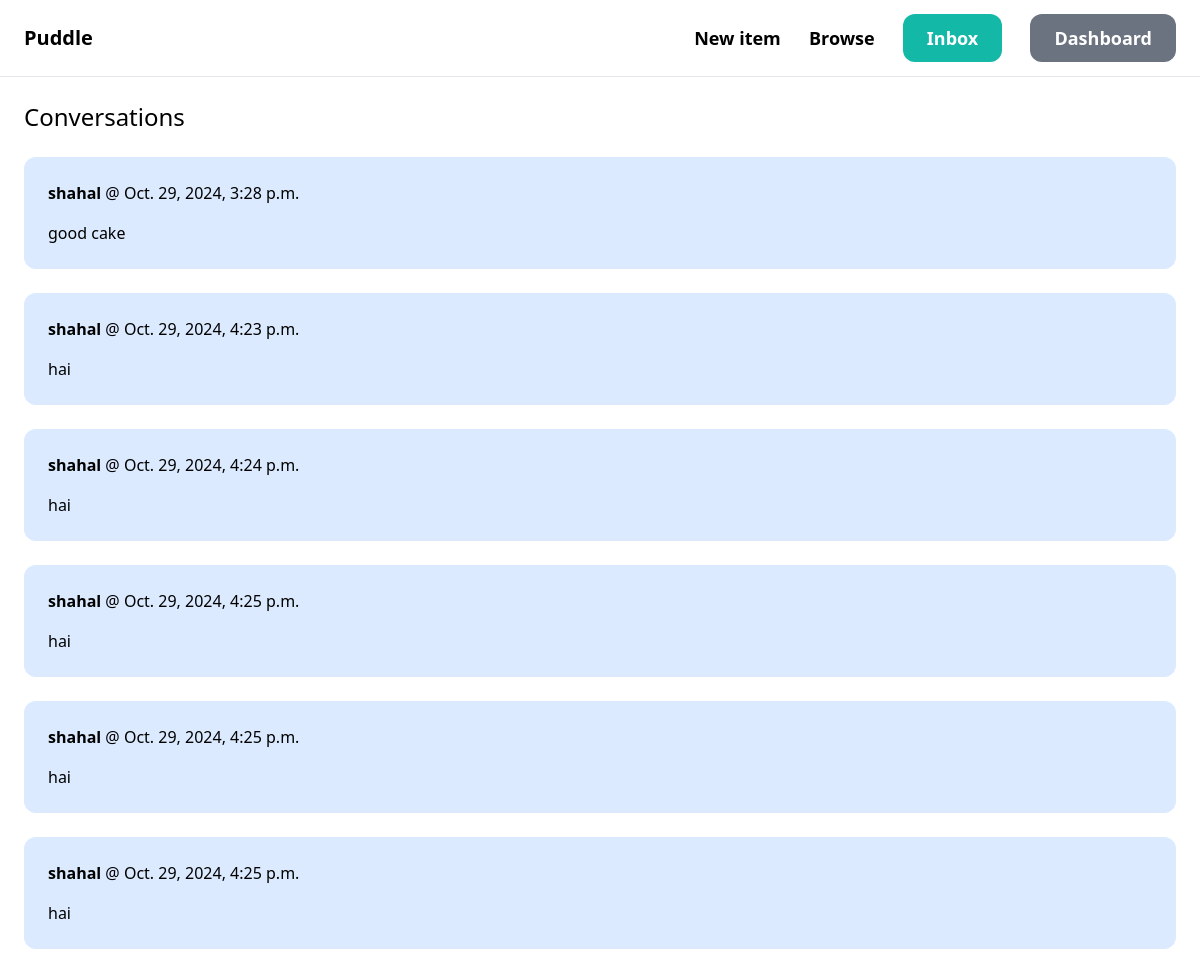
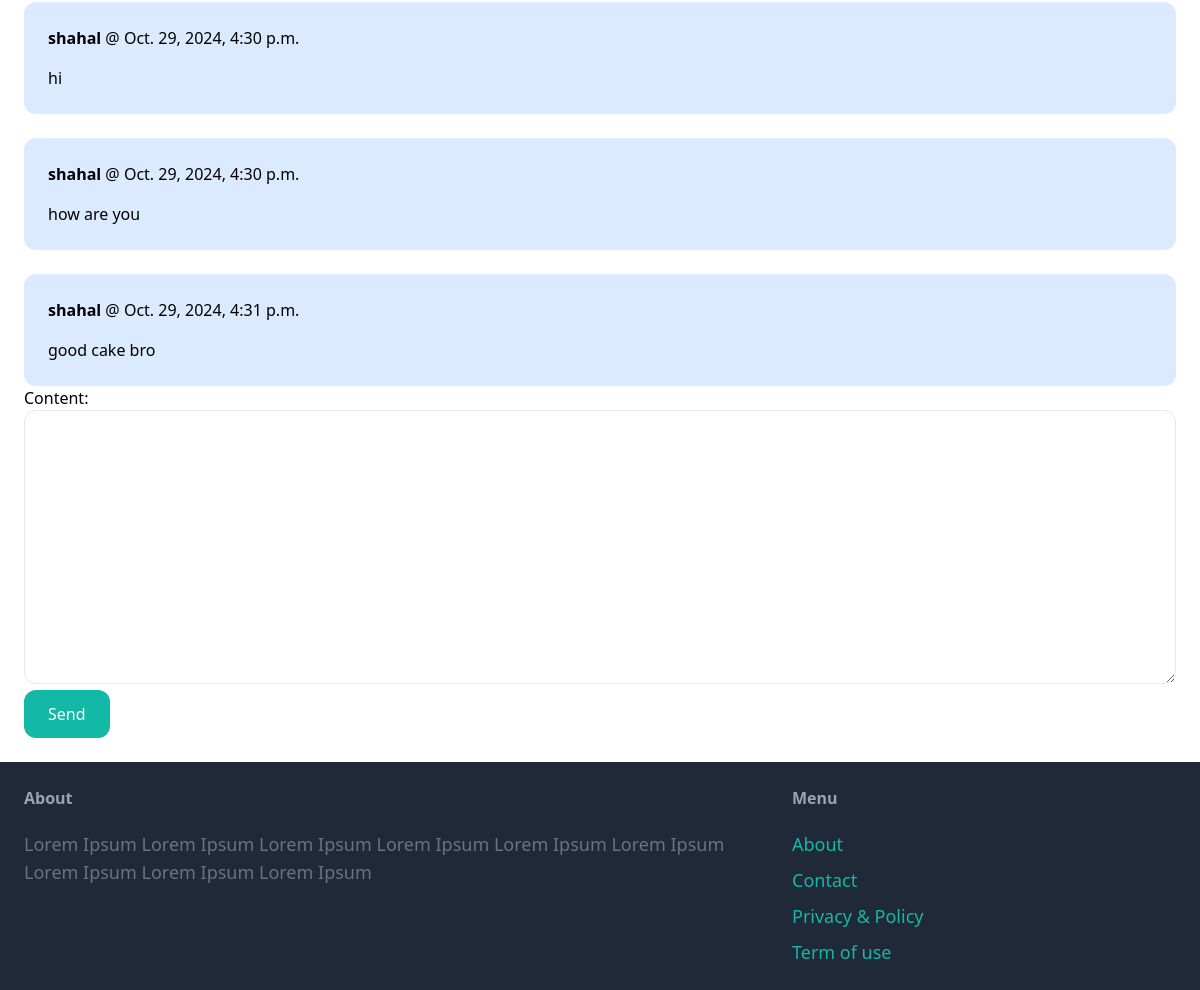
Page /inbox/3/ (signed in) on the committed database (2 pictures, top to bottom).
### communications/models.py (models this page shows)
class ConversationMessage(models.Model):
    conversation = models.ForeignKey(
        Conversation, related_name="messages", on_delete=models.CASCADE
    )
    content = models.TextField()
    created_at = models.DateTimeField(auto_now_add=True)
    created_by = models.ForeignKey(
        User, related_name="created_messages", on_delete=models.CASCADE
    )

### communications/views.py (the view)
# urls.py: path("<int:pk>/", views.details, name="details"),
@login_required
def details(request, pk):
    conversations = Conversation.objects.filter(members__in=[request.user.id]).get(
        pk=pk
    )
    if request.method == "POST":
        form = ConversationMessageForm(request.POST)
        if form.is_valid():
            conversation_message = form.save(commit=False)
            conversation_message.conversation = conversations
            conversation_message.created_by = request.user
            conversation_message.save()
            conversations.save()
            return redirect("conversation:details", pk=pk)
    else:
        form = ConversationMessageForm()
    return render(
        request,
        "conversations/details.html",
        {"conversations": conversations, "form": form},
    )

### communications/forms.py
class ConversationMessageForm(forms.ModelForm):
    class Meta:
        model = ConversationMessage
        fields = ("content",)
        widgets = {
            "content": forms.Textarea(
                attrs={"class": "w-full px-6 py-4 rounded-xl border"}
            )
        }

### communications/templates/conversations/details.html (shortened to what this page needs)
{% extends 'core/base.html' %}
{% block content %}
  <h1 class="mb-6 text-2xl">Conversations</h1>
  <div class="space-y-6">
    {% for message in conversations.messages.all %}
      <div class="p-6 mb-4 flex
      {% if message.created_by == request.user %}
        bg-blue-100
        {% else %}
        bg-gray-100
        {% endif %}
          rounded-xl">
        <div>
          <p class="mb-4">
            <strong>{{ message.created_by.username }}</strong> @ {{ message.created_at }}
          </p>
          <p>{{ message.content }}</p>
        </div>
      </div>
    {% endfor %}
  </div>
  <form method="post">
    {{ form.as_p }}
    <button type="submit" class="py-3 px-6 text-white bg-teal-500 rounded-xl hover:bg-teal-700">Send</button>
  </form>
{% endblock %}

### rows in the picture
ConversationMessage: created_by.username "shahal", created_at "Oct. 29, 2024, 3:28 p.m.", content "good cake"
ConversationMessage: created_by.username "shahal", created_at "Oct. 29, 2024, 4:23 p.m.", content "hai"
ConversationMessage: created_by.username "shahal", created_at "Oct. 29, 2024, 4:24 p.m.", content "hai"
ConversationMessage: created_by.username "shahal", created_at "Oct. 29, 2024, 4:25 p.m.", content "hai"
ConversationMessage: created_by.username "shahal", created_at "Oct. 29, 2024, 4:25 p.m.", content "hai"
ConversationMessage: created_by.username "shahal", created_at "Oct. 29, 2024, 4:25 p.m.", content "hai"
ConversationMessage: created_by.username "shahal", created_at "Oct. 29, 2024, 4:30 p.m.", content "hi"
ConversationMessage: created_by.username "shahal", created_at "Oct. 29, 2024, 4:30 p.m.", content "how are you"
ConversationMessage: created_by.username "shahal", created_at "Oct. 29, 2024, 4:31 p.m.", content "good cake bro"
